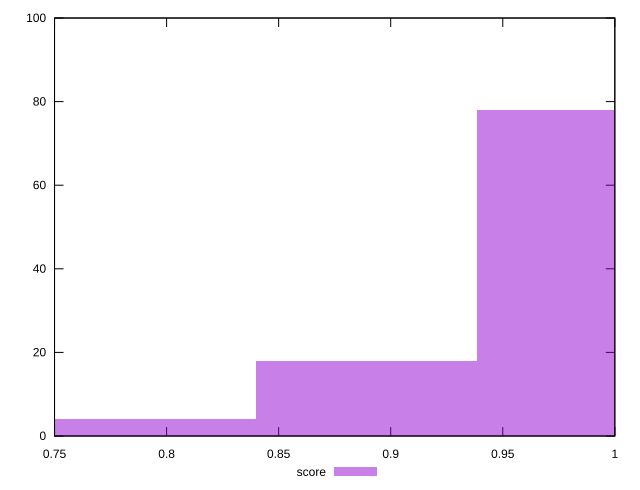

The gnuplot source for this figure:
reset

$score <<EOF
0.9881099646090091 78
0.8892989681481083 18
0.7904879716872073 4
EOF

set key outside below
set boxwidth 0.09881099646090091
set xrange [0.75:1]
set yrange [0:100]
set trange [0:100]
set style fill transparent solid 0.5 noborder
set terminal svg size 640, 490 enhanced background rgb 'white'
set output "reprap/unminified-javascript/samples/pages+cached/score/histogram.svg"

plot $score title "score" with boxes

reset
